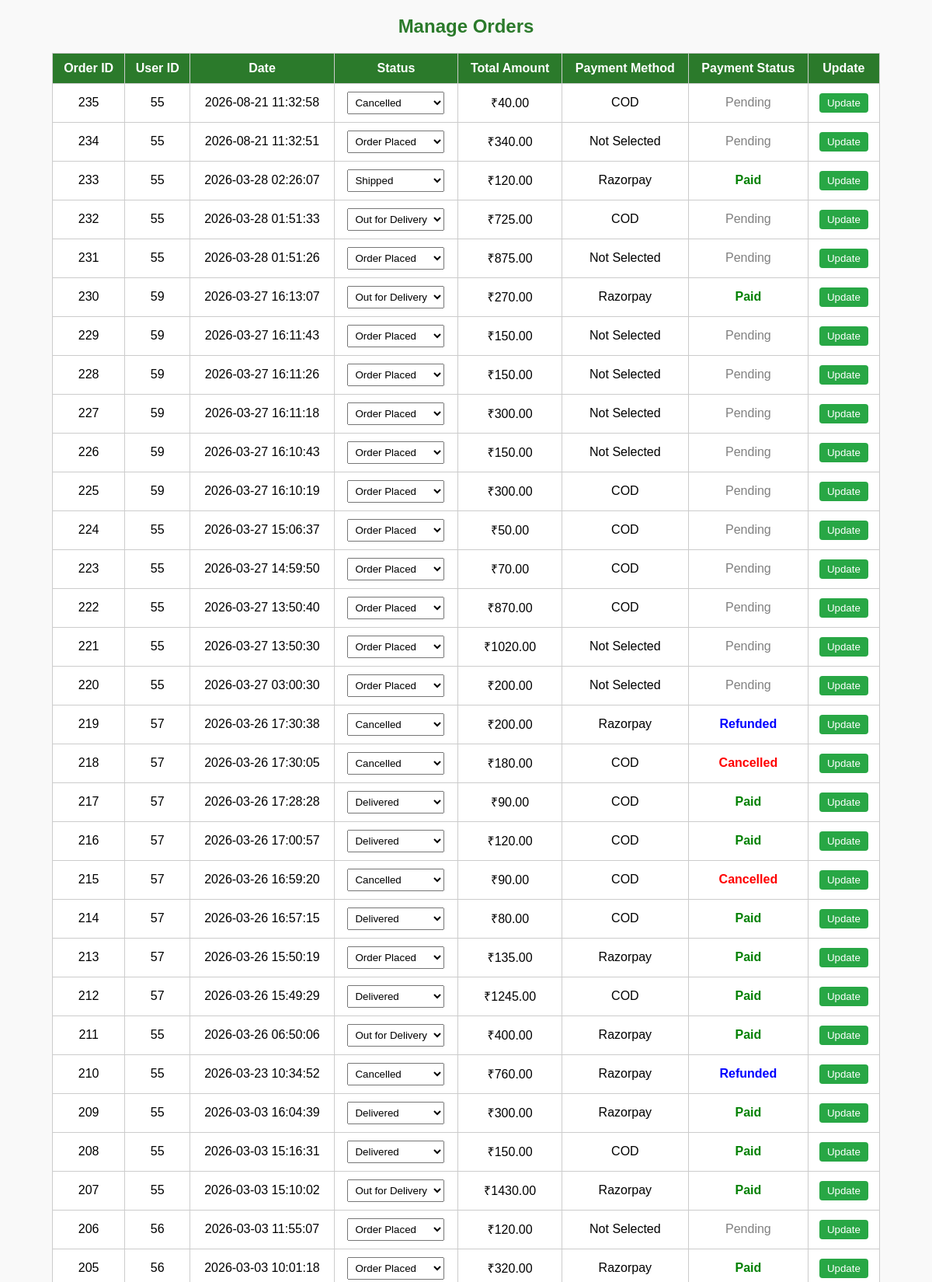
Page /manage_orders.php (signed in, upper part) on the committed database.
### tables this page shows
CREATE TABLE `orders` (
  `id` int(11) NOT NULL,
  `user_id` int(11) DEFAULT NULL,
  `total_amount` decimal(10,2) DEFAULT NULL,
  `order_date` timestamp NULL DEFAULT current_timestamp(),
  `status` varchar(50) DEFAULT 'Pending',
  `delivery_address` text NOT NULL,
  `phone` varchar(15) NOT NULL,
  `payment_method` varchar(50) NOT NULL DEFAULT 'COD',
  `payment_status` varchar(50) NOT NULL DEFAULT 'Pending'
);

### manage_orders.php (the view, shortened to what this page needs)
<?php
include 'admin_db_connection.php';
$query = "
SELECT
    id AS order_id,
    user_id,
    total_amount,
    order_date,
    status,
    payment_method,
    payment_status
FROM orders
ORDER BY order_date DESC
";
$result = mysqli_query($conn, $query);
?>
<!DOCTYPE html>
<html>
<head>
</head>
<body>
<h2>Manage Orders</h2>
<table>
<tr>
    <th>Order ID</th>
    <th>User ID</th>
    <th>Date</th>
    <th>Status</th>
    <th>Total Amount</th>
    <th>Payment Method</th>
    <th>Payment Status</th>
    <th>Update</th>
</tr>
<?php while ($row = mysqli_fetch_assoc($result)) { ?>
<tr>
<form method="post">
    <td><?= $row['order_id'] ?></td>
    <td><?= $row['user_id'] ?></td>
    <td><?= $row['order_date'] ?></td>
    <td>
        <select name="status">
            <?php
            $statuses = [
                "Order Placed",
                "Processing",
                "Shipped",
                "Out for Delivery",
                "Delivered",
                "Cancelled"
            ];
            foreach ($statuses as $s) {
                $selected = ($row['status'] == $s) ? "selected" : "";
                echo "<option value='$s' $selected>$s</option>";
            }
            ?>
        </select>
    </td>
    <td>₹<?= $row['total_amount'] ?></td>
    <td><?= $row['payment_method'] ?></td>
    <td>
    <?php
$status = strtolower($row['payment_status']);
if ($status == 'paid') {
    echo "<span style='color:green;font-weight:bold'>Paid</span>";
} elseif ($status == 'refunded') {
    echo "<span style='color:blue;font-weight:bold'>Refunded</span>";
} elseif ($status == 'cancelled') {
    echo "<span style='color:red;font-weight:bold'>Cancelled</span>";
} else {
    echo "<span style='color:gray'>Pending</span>";
}
?>
</td>
    <td>
        <button type="submit" name="update_status">Update</button>
    </td>
</form>
</tr>
<?php } ?>
</table>
</body>
</html>

### manage_orders.php (style rules this page uses)
body { font-family: Arial, sans-serif; background:#f9f9f9; }
h2 { color:#2b7a2b; text-align:center; }
table { width:90%; border-collapse:collapse; margin:20px auto; background:white; }
th, td { padding:10px; border:1px solid #ccc; text-align:center; }
th { background:#2b7a2b; color:white; }
select { padding:5px; }
button { padding:5px 10px; background:#28a745; color:white; border:none; border-radius:4px; cursor:pointer; }

### rows in the picture
orders: id "235", user "55", order_date "2026-08-21 11:32:58", total_amount "40.00", payment_method "COD", payment_status "Pending"
orders: id "234", user "55", order_date "2026-08-21 11:32:51", total_amount "340.00", payment_method "Not Selected", payment_status "Pending"
orders: id "233", user "55", order_date "2026-03-28 02:26:07", total_amount "120.00", payment_method "Razorpay", payment_status "Paid"
orders: id "232", user "55", order_date "2026-03-28 01:51:33", total_amount "725.00", payment_method "COD", payment_status "Pending"
orders: id "231", user "55", order_date "2026-03-28 01:51:26", total_amount "875.00", payment_method "Not Selected", payment_status "Pending"
orders: id "230", user "59", order_date "2026-03-27 16:13:07", total_amount "270.00", payment_method "Razorpay", payment_status "Paid"
orders: id "229", user "59", order_date "2026-03-27 16:11:43", total_amount "150.00", payment_method "Not Selected", payment_status "Pending"
orders: id "228", user "59", order_date "2026-03-27 16:11:26", total_amount "150.00", payment_method "Not Selected", payment_status "Pending"
orders: id "227", user "59", order_date "2026-03-27 16:11:18", total_amount "300.00", payment_method "Not Selected", payment_status "Pending"
orders: id "226", user "59", order_date "2026-03-27 16:10:43", total_amount "150.00", payment_method "Not Selected", payment_status "Pending"
orders: id "225", user "59", order_date "2026-03-27 16:10:19", total_amount "300.00", payment_method "COD", payment_status "Pending"
orders: id "224", user "55", order_date "2026-03-27 15:06:37", total_amount "50.00", payment_method "COD", payment_status "Pending"
orders: id "223", user "55", order_date "2026-03-27 14:59:50", total_amount "70.00", payment_method "COD", payment_status "Pending"
orders: id "222", user "55", order_date "2026-03-27 13:50:40", total_amount "870.00", payment_method "COD", payment_status "Pending"
orders: id "221", user "55", order_date "2026-03-27 13:50:30", total_amount "1020.00", payment_method "Not Selected", payment_status "Pending"
orders: id "220", user "55", order_date "2026-03-27 03:00:30", total_amount "200.00", payment_method "Not Selected", payment_status "Pending"
orders: id "219", user "57", order_date "2026-03-26 17:30:38", total_amount "200.00", payment_method "Razorpay", payment_status "Refunded"
orders: id "218", user "57", order_date "2026-03-26 17:30:05", total_amount "180.00", payment_method "COD", payment_status "Cancelled"
orders: id "217", user "57", order_date "2026-03-26 17:28:28", total_amount "90.00", payment_method "COD", payment_status "Paid"
orders: id "216", user "57", order_date "2026-03-26 17:00:57", total_amount "120.00", payment_method "COD", payment_status "Paid"
orders: id "215", user "57", order_date "2026-03-26 16:59:20", total_amount "90.00", payment_method "COD", payment_status "Cancelled"
orders: id "214", user "57", order_date "2026-03-26 16:57:15", total_amount "80.00", payment_method "COD", payment_status "Paid"
orders: id "213", user "57", order_date "2026-03-26 15:50:19", total_amount "135.00", payment_method "Razorpay", payment_status "Paid"
orders: id "212", user "57", order_date "2026-03-26 15:49:29", total_amount "1245.00", payment_method "COD", payment_status "Paid"
orders: id "211", user "55", order_date "2026-03-26 06:50:06", total_amount "400.00", payment_method "Razorpay", payment_status "Paid"
orders: id "210", user "55", order_date "2026-03-23 10:34:52", total_amount "760.00", payment_method "Razorpay", payment_status "Refunded"
orders: id "209", user "55", order_date "2026-03-03 16:04:39", total_amount "300.00", payment_method "Razorpay", payment_status "Paid"
orders: id "208", user "55", order_date "2026-03-03 15:16:31", total_amount "150.00", payment_method "COD", payment_status "Paid"
orders: id "207", user "55", order_date "2026-03-03 15:10:02", total_amount "1430.00", payment_method "Razorpay", payment_status "Paid"
orders: id "206", user "56", order_date "2026-03-03 11:55:07", total_amount "120.00", payment_method "Not Selected", payment_status "Pending"
orders: id "205", user "56", order_date "2026-03-03 10:01:18", total_amount "320.00", payment_method "Razorpay", payment_status "Paid"

### other values in the picture
form field status "Cancelled"
form field status "Order Placed"
form field status "Shipped"
form field status "Out for Delivery"
form field status "Delivered"
